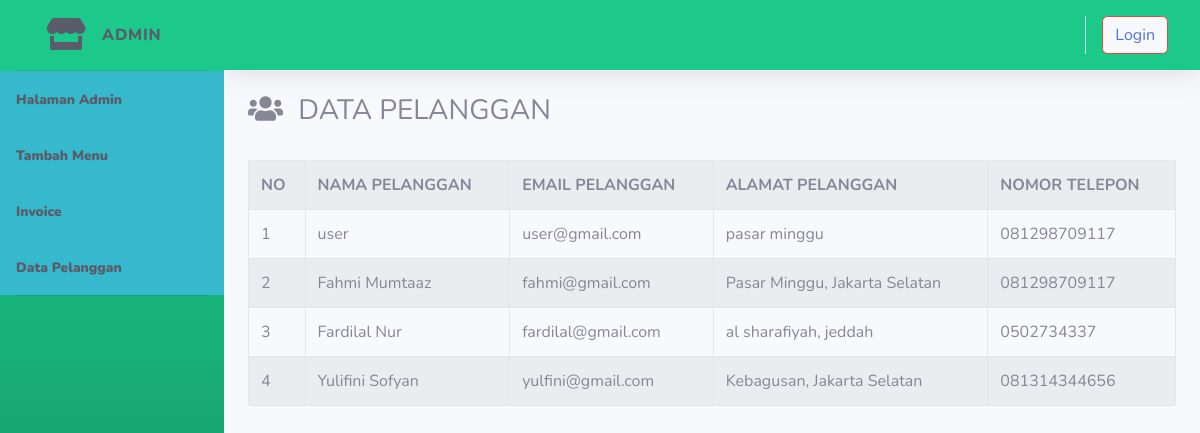
Screenshot of /index.php/admin/data_pelanggan with the database file from the repository.
### tables this page shows
CREATE TABLE `tb_pelanggan` (
  `id` int(11) NOT NULL,
  `nama` varchar(50) NOT NULL,
  `email` varchar(50) NOT NULL,
  `alamat` varchar(50) NOT NULL,
  `no_telepon` varchar(15) NOT NULL,
  `password` varchar(50) NOT NULL,
  `role_id` tinyint(1) NOT NULL
);

### application/controllers/admin/data_pelanggan.php (called while the page is built)
<?php
class Data_pelanggan extends CI_Controller{
	public function index()
	{
		$data['pelanggan'] = $this->model_pelanggan->tampil_data()->result();
		$this->load->view('templates_admin/css');
		$this->load->view('templates_admin/sidebar');
		$this->load->view('admin/data_pelanggan', $data);
		$this->load->view('templates_admin/javascript');
	}
}

### index.php (called while the page is built, shortened)
<?php
require_once BASEPATH.'core/CodeIgniter.php';

### application/models/model_pelanggan.php (called while the page is built)
<?php
class Model_pelanggan extends CI_model{
	public function tampil_data()
	{
		return $this->db->get('tb_pelanggan');
	}
}

### application/views/admin/data_pelanggan.php (the view)
<div class="container-fluid">
	<h3><i class="fas fa-users mr-2"></i> DATA PELANGGAN</h3><br>
	<table class="table table-bordered table-hover table-striped">
		<tr>
			<th>NO</th>
			<th>NAMA PELANGGAN</th>
			<th>EMAIL PELANGGAN</th>
			<th>ALAMAT PELANGGAN</th>
			<th>NOMOR TELEPON</th>
		</tr>
		<?php
		$no=1;
		foreach ($pelanggan as $usr) : ?>
		<tr>
			<td><?php echo $no++ ?></td>
			<td><?php echo $usr->nama ?></td>
			<td><?php echo $usr->email ?></td>
			<td><?php echo $usr->alamat ?></td>
			<td><?php echo $usr->no_telepon ?></td>
		</tr>
		<?php  endforeach; ?>
	</table>
</div>

### rows the page displays
tb_pelanggan: nama "user", email "user@gmail.com", alamat "pasar minggu", no_telepon "081298709117"
tb_pelanggan: nama "Fahmi Mumtaaz", email "fahmi@gmail.com", alamat "Pasar Minggu, Jakarta Selatan", no_telepon "081298709117"
tb_pelanggan: nama "Fardilal Nur", email "fardilal@gmail.com", alamat "al sharafiyah, jeddah", no_telepon "0502734337"
tb_pelanggan: nama "Yulifini Sofyan", email "yulfini@gmail.com", alamat "Kebagusan, Jakarta Selatan", no_telepon "081314344656"

### other values shown
anchor('auth/login', 'Login') "Login"
